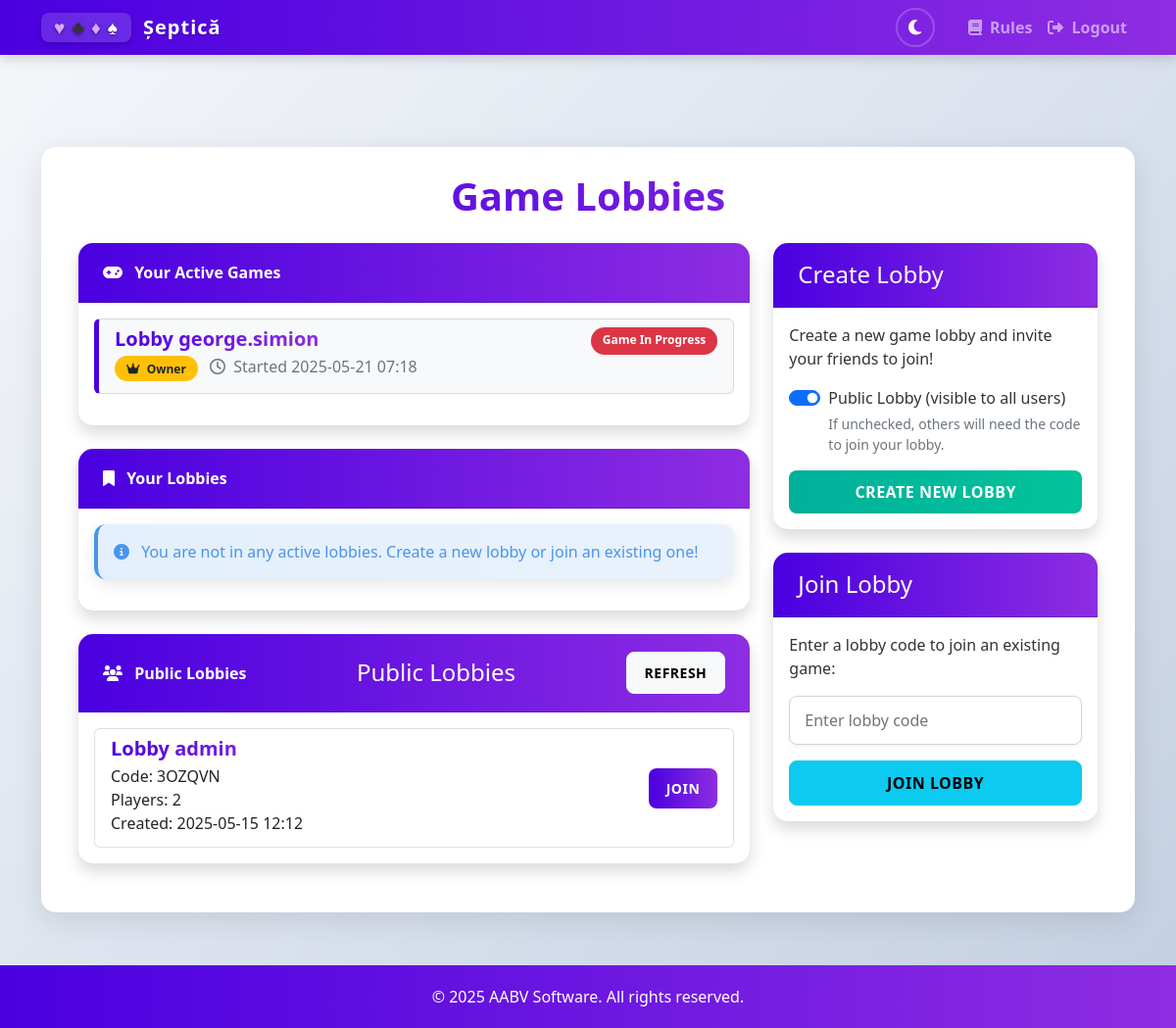
Before: /lobbies (signed in) with the older database file.
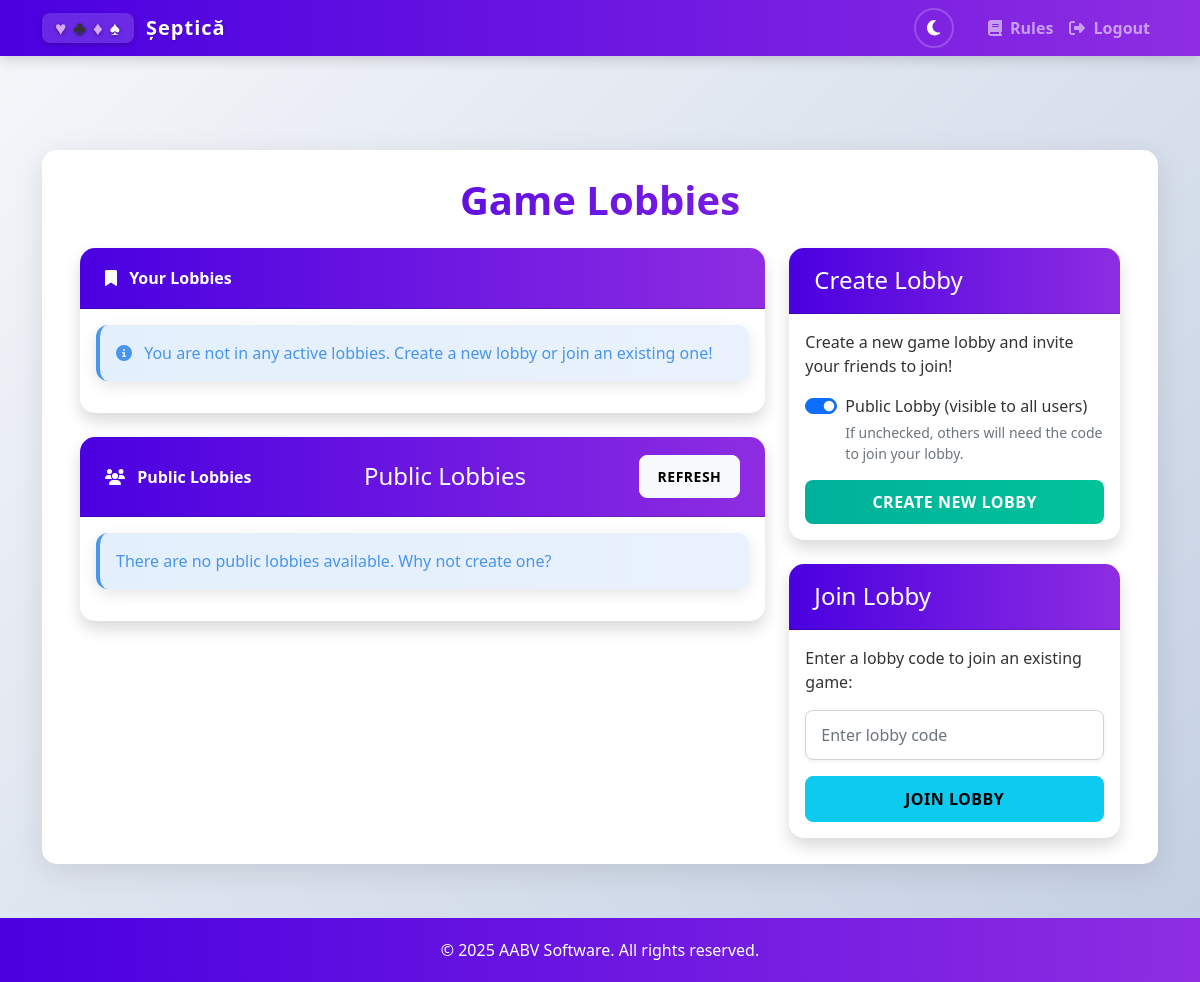
After: the same page with the newer database file.
### app.py (models this page shows, shortened)
class Lobby(db.Model):
    id = db.Column(db.Integer, primary_key=True)
    code = db.Column(db.String(6), unique=True, nullable=False)
    name = db.Column(db.String(100), nullable=True)  # New field for lobby name
    created_at = db.Column(db.DateTime, default=datetime.utcnow)
    is_active = db.Column(db.Boolean, default=True)
    is_public = db.Column(db.Boolean, default=True)
    game_started = db.Column(db.Boolean, default=False)  # New field to track if game has started
    owner_id = db.Column(db.Integer, db.ForeignKey('user.id'), nullable=False)
    team1_wins = db.Column(db.Integer, default=0)  # Team 1 wins in lobby
    team2_wins = db.Column(db.Integer, default=0)  # Team 2 wins in lobby
    total_games_played = db.Column(db.Integer, default=0)  # Total number of games played
    next_game_multiplier = db.Column(db.Integer, default=1)  # Points multiplier for next game
    owner = db.relationship('User', foreign_keys=[owner_id])
    players = db.relationship('LobbyPlayer', back_populates='lobby', cascade='all, delete-orphan')
    @property
    def player_count(self):
        return len(self.players)

### app.py (the view)
@application.route('/lobbies')
def lobbies():
    if 'username' not in session:
        flash('Please login first!', 'error')
        return redirect(url_for('login'))
    try:
        username = session['username']
        user = User.query.filter_by(username=username).first()
        if username in game_completion_messages:
            message_data = game_completion_messages[username]
            flash(message_data['message'], message_data['type'])
            del game_completion_messages[username]
        user_lobbies = []
        user_active_games = []
        for lobby_player in user.lobby_players:
            if lobby_player.lobby.is_active:
                if lobby_player.lobby.game_started:
                    user_active_games.append(lobby_player.lobby)
                else:
                    user_lobbies.append(lobby_player.lobby)
        public_lobbies = Lobby.query.filter_by(
            is_active=True,
            is_public=True,
            game_started=False
        ).all()
        public_lobbies = [lobby for lobby in public_lobbies if lobby not in user_lobbies]
        return render_template(
            'lobbies.html',
            user=user,
            user_lobbies=user_lobbies,
            public_lobbies=public_lobbies,
            user_active_games=user_active_games
        )
    except Exception as e:
        logger.error(f"Error accessing lobbies page: {e}")
        flash('An error occurred. Please try again.', 'error')
        return redirect(url_for('login'))

### app.py (called while the page is built)
@login_manager.user_loader
def load_user(user_id):
    return User.query.get(int(user_id))

### templates/lobbies.html (shortened to what this page needs)
{% extends "base.html" %}
{% block content %}
<div class="container animate-fade-in">
    <h1 class="page-title text-center mb-4">Game Lobbies</h1>
    <div class="row">
        <div class="col-lg-8">
            {% if user_active_games %}
            <div class="card shadow mb-4">
                <div class="card-header">
                    <i class="fas fa-gamepad me-2"></i> Your Active Games
                </div>
                <div class="card-body">
                    <div class="list-group">
                        {% for lobby in user_active_games %}
                            <a href="{{ url_for('game_page', lobby_code=lobby.code) }}" class="list-group-item list-group-item-action lobby-card mb-3 bg-light" data-lobby-code="{{ lobby.code }}">
                                <div class="d-flex w-100 justify-content-between">
                                    <h5 class="mb-1 fw-bold">{{ lobby.name or 'Game #' + lobby.code }}</h5>
                                    <span class="badge bg-danger">Game In Progress</span>
                                </div>
                                <p class="mb-1">
                                    {% if lobby.owner_id == user.id %}
                                        <span class="badge bg-warning text-dark">
                                            <i class="fas fa-crown me-1"></i> Owner
                                        </span>
                                    {% else %}
                                        <span class="badge bg-info">
                                            <i class="fas fa-user me-1"></i> Member
                                        </span>
                                    {% endif %}
                                    <span class="text-muted ms-2">
                                        <i class="far fa-clock me-1"></i> Started {{ lobby.created_at.strftime('%Y-%m-%d %H:%M') }}
                                    </span>
                                </p>
                            </a>
                        {% endfor %}
                    </div>
                </div>
            </div>
            {% endif %}
            <div class="card shadow mb-4">
                <div class="card-header">
                    <i class="fas fa-bookmark me-2"></i> Your Lobbies
                </div>
                <div class="card-body">
                    {% if user_lobbies %}
                        <div class="list-group">
                            {% for lobby in user_lobbies %}
                                <a href="{{ url_for('lobby_detail', lobby_code=lobby.code) }}" class="list-group-item list-group-item-action lobby-card mb-3" data-lobby-code="{{ lobby.code }}">
                                    <div class="d-flex w-100 justify-content-between">
                                        <h5 class="mb-1 fw-bold">{{ lobby.name or 'Lobby #' + lobby.code }}</h5>
                                        <span class="badge badge-primary">{{ lobby.player_count }} player(s)</span>
                                    </div>
                                    <p class="mb-1">
                                        {% if lobby.owner_id == user.id %}
                                            <span class="badge bg-warning text-dark">
                                                <i class="fas fa-crown me-1"></i> Owner
                                            </span>
                                        {% else %}
                                            <span class="badge bg-info">
                                                <i class="fas fa-user me-1"></i> Member
                                            </span>
                                        {% endif %}
                                        {% if lobby.is_public %}
                                            <span class="badge bg-success">
                                                <i class="fas fa-globe me-1"></i> Public
                                            </span>
                                        {% else %}
                                            <span class="badge bg-secondary">
                                                <i class="fas fa-lock me-1"></i> Private
                                            </span>
                                        {% endif %}
                                        <span class="text-muted ms-2">
                                            <i class="far fa-clock me-1"></i> Created {{ lobby.created_at.strftime('%Y-%m-%d %H:%M') }}
                                        </span>
                                    </p>
                                </a>
                            {% endfor %}
                        </div>
                        <div class="alert alert-warning mt-3">
                            <i class="fas fa-exclamation-triangle me-2"></i>
                            <strong>Note:</strong> You can only be in one lobby at a time. To join or create another lobby, leave your current one first.
                        </div>
                    {% else %}
                        <div class="alert alert-info">
                            <i class="fas fa-info-circle me-2"></i>
                            You are not in any active lobbies. Create a new lobby or join an existing one!
                        </div>
                    {% endif %}
                </div>
            </div>
            <div class="card shadow mb-4">
                <div class="card-header d-flex justify-content-between align-items-center">
                    <div>
                        <i class="fas fa-users me-2"></i> Public Lobbies
                    </div>
                    <h4 class="mb-0">Public Lobbies</h4>
                    <button id="refresh-lobbies" class="btn btn-light btn-sm">
                         Refresh
                    </button>
                </div>
                <div class="card-body" id="public-lobbies-container">
                    {% if public_lobbies %}
                        <div class="list-group">
                            {% for lobby in public_lobbies %}
                                <div class="list-group-item d-flex justify-content-between align-items-center" data-lobby-code="{{ lobby.code }}">
                                    <div>
                                        <h5 class="mb-1">{{ lobby.name or 'Lobby #' + lobby.code }}</h5>
                                        <p class="mb-1">
                                            Code: {{ lobby.code }}<br>
                                            Players: {{ lobby.player_count }}
                                            <br>
                                            Created: {{ lobby.created_at.strftime('%Y-%m-%d %H:%M') }}
                                        </p>
                                    </div>
                                    <form method="POST" action="{{ url_for('join_lobby') }}" class="ms-3">
                                        <button type="submit" class="btn btn-sm btn-primary" {% if user_lobbies %}disabled title="Leave your current lobby first"{% endif %}>Join</button>
                                    </form>
                                </div>
                            {% endfor %}
                        </div>
                    {% else %}
                        <div class="alert alert-info">
                            There are no public lobbies available. Why not create one?
                        </div>
                    {% endif %}
                </div>
            </div>
        </div>
        <div class="col-lg-4">
            <div class="card shadow mb-4">
                <div class="card-header bg-success text-white">
                    <h4 class="mb-0">Create Lobby</h4>
                </div>
                <div class="card-body">
                    {% if user_lobbies %}
                        <div class="alert alert-warning">
                            <strong>You are already in a lobby.</strong>
                            <p>Please leave your current lobby before creating a new one.</p>
                            <a href="{{ url_for('lobby_detail', lobby_code=user_lobbies[0].code) }}" class="btn btn-primary">Go to Your Lobby</a>
                        </div>
                    {% else %}
                        <p>Create a new game lobby and invite your friends to join!</p>
                        <form method="POST" action="{{ url_for('create_lobby') }}">
                            <div class="form-check form-switch mb-3">
                                <input class="form-check-input" type="checkbox" id="is_public" name="is_public" checked>
                                <label class="form-check-label" for="is_public">
                                    Public Lobby (visible to all users)
                                </label>
                                <div class="form-text">
                                    If unchecked, others will need the code to join your lobby.
                                </div>
                            </div>
                            <div class="d-grid">
                                <button type="submit" class="btn btn-success">Create New Lobby</button>
                            </div>
                        </form>
                    {% endif %}
                </div>
            </div>
            <div class="card shadow">
                <div class="card-header bg-info text-white">
                    <h4 class="mb-0">Join Lobby</h4>
                </div>
                <div class="card-body">
                    {% if user_lobbies %}
                        <div class="alert alert-warning">
                            <strong>You are already in a lobby.</strong>
                            <p>Please leave your current lobby before joining a new one.</p>
                            <a href="{{ url_for('lobby_detail', lobby_code=user_lobbies[0].code) }}" class="btn btn-primary">Go to Your Lobby</a>
                        </div>
                    {% else %}
                        <p>Enter a lobby code to join an existing game:</p>
                        <form method="POST" action="{{ url_for('join_lobby') }}">
                            <div class="mb-3">
                                <input type="text" class="form-control" id="lobby_code" name="lobby_code" placeholder="Enter lobby code" required>
                            </div>
                            <div class="d-grid">
                                <button type="submit" class="btn btn-info">Join Lobby</button>
                            </div>
                        </form>
                    {% endif %}
                </div>
            </div>
        </div>
    </div>
</div>
{% endblock %}

### templates/base.html (shortened to what this page needs)
<!DOCTYPE html>
<html lang="en">
<head>
    <link rel="stylesheet" href="https://cdn.jsdelivr.net/npm/bootstrap@5.2.3/dist/css/bootstrap.min.css">
    <link rel="stylesheet" href="https://cdnjs.cloudflare.com/ajax/libs/font-awesome/6.4.0/css/all.min.css">
    <link rel="stylesheet" href="{{ url_for('static', filename='css/style.css') }}">
    <link rel="stylesheet" href="{{ url_for('static', filename='css/admin-dark.css') }}">
</head>
<body class="d-flex flex-column min-vh-100">
    <div class="animated-bg">
        <span></span>
    </div>
    <nav class="navbar navbar-expand-lg navbar-dark fixed-top">
        <div class="container">            <a class="navbar-brand" href="{{ url_for('index') }}">
                <span class="card-suit-logo">
                    <span class="card-symbol heart-purple">♥</span>
                    <span class="card-symbol club-black">♣</span>
                    <span class="card-symbol diamond-purple">♦</span>
                    <span class="card-symbol spade-black">♠</span>
                </span>
                Șeptică
            </a>
            <div class="collapse navbar-collapse" id="navbarNav">
                <ul class="navbar-nav ms-auto">
                    <li class="nav-item me-3">
                        <button id="theme-toggle" class="btn btn-sm theme-toggle-btn" aria-label="Toggle dark mode">
                            <i class="fas fa-moon"></i>
                        </button>
                    </li>
                    {% if 'username' in session %}
                        <li class="nav-item">
                            <a class="nav-link" href="{{ url_for('rules') }}">
                                <i class="fas fa-book me-1"></i> Rules
                            </a>
                        </li>
                        <li class="nav-item">
                            <a class="nav-link" href="{{ url_for('logout') }}">
                                <i class="fas fa-sign-out-alt me-1"></i> Logout
                            </a>
                        </li>
                    {% endif %}
                </ul>
            </div>
        </div>
    </nav>
    <div class="container my-4 navbar-padding">
        <div class="page-container">
            {% block content %}{% endblock %}
        </div>
    </div>
    <footer class="footer mt-auto py-3">
        <div class="container text-center">
            <span>&copy; 2025 AABV Software. All rights reserved.</span>
        </div>
    </footer>
</body>
</html>

Changed rows visible on the page:
removed Lobby: name "Lobby george.simion", shows "Owner", created_at "2025-05-21 07:18", shown under "Game Lobbies"
no longer on this page (row edited): Lobby: name "Lobby admin", code "3OZQVN", player_count "2", created_at "2025-05-15 12:12", shown under "Public Lobbies"
Other visible differences:
text no longer shown: "Your Active Games"
text now shown: "There are no public lobbies available. Why not create one?"
